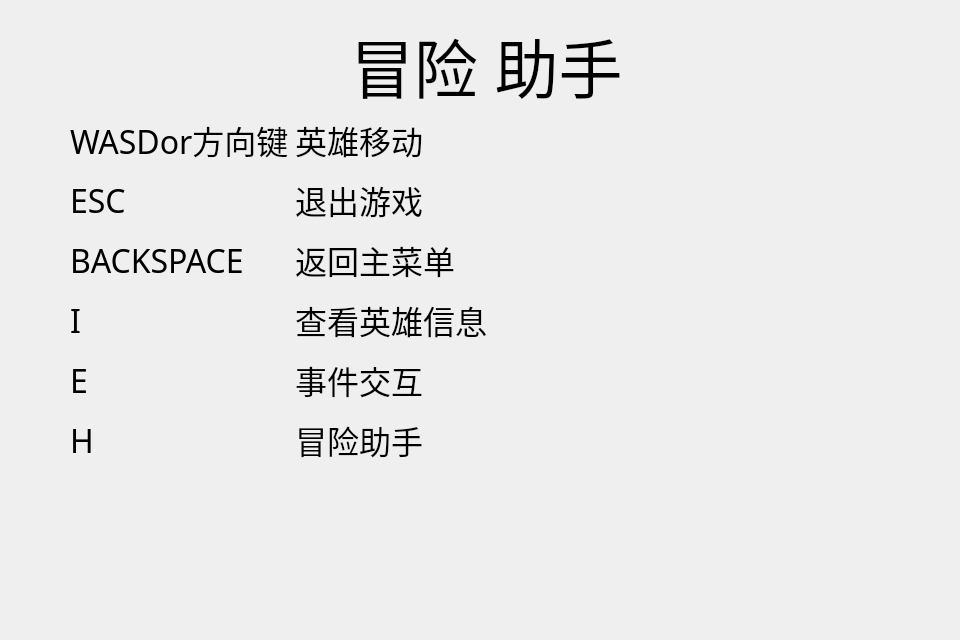
<?xml version="1.0" encoding="UTF-8"?>
<ui version="4.0">
 <class>helpWidget</class>
 <widget class="QWidget" name="helpWidget">
  <property name="geometry">
   <rect>
    <x>0</x>
    <y>0</y>
    <width>960</width>
    <height>640</height>
   </rect>
  </property>
  <property name="windowTitle">
   <string>Form</string>
  </property>
  <widget class="QLabel" name="helper">
   <property name="geometry">
    <rect>
     <x>350</x>
     <y>15</y>
     <width>300</width>
     <height>100</height>
    </rect>
   </property>
   <property name="font">
    <font>
     <family>方正姚体</family>
     <pointsize>48</pointsize>
    </font>
   </property>
   <property name="text">
    <string>冒险 助手</string>
   </property>
  </widget>
  <widget class="QLabel" name="label5_1">
   <property name="geometry">
    <rect>
     <x>70</x>
     <y>360</y>
     <width>220</width>
     <height>40</height>
    </rect>
   </property>
   <property name="font">
    <font>
     <family>方正姚体</family>
     <pointsize>24</pointsize>
    </font>
   </property>
   <property name="text">
    <string>E</string>
   </property>
  </widget>
  <widget class="QLabel" name="label5_2">
   <property name="geometry">
    <rect>
     <x>295</x>
     <y>360</y>
     <width>200</width>
     <height>40</height>
    </rect>
   </property>
   <property name="font">
    <font>
     <family>方正姚体</family>
     <pointsize>24</pointsize>
    </font>
   </property>
   <property name="text">
    <string>事件交互</string>
   </property>
  </widget>
  <widget class="QLabel" name="label4_1">
   <property name="geometry">
    <rect>
     <x>70</x>
     <y>300</y>
     <width>220</width>
     <height>40</height>
    </rect>
   </property>
   <property name="font">
    <font>
     <family>方正姚体</family>
     <pointsize>24</pointsize>
    </font>
   </property>
   <property name="text">
    <string>I</string>
   </property>
  </widget>
  <widget class="QLabel" name="label4_2">
   <property name="geometry">
    <rect>
     <x>295</x>
     <y>300</y>
     <width>200</width>
     <height>40</height>
    </rect>
   </property>
   <property name="font">
    <font>
     <family>方正姚体</family>
     <pointsize>24</pointsize>
    </font>
   </property>
   <property name="text">
    <string>查看英雄信息</string>
   </property>
  </widget>
  <widget class="QLabel" name="label3_1">
   <property name="geometry">
    <rect>
     <x>70</x>
     <y>240</y>
     <width>220</width>
     <height>40</height>
    </rect>
   </property>
   <property name="font">
    <font>
     <family>方正姚体</family>
     <pointsize>24</pointsize>
    </font>
   </property>
   <property name="text">
    <string>BACKSPACE</string>
   </property>
  </widget>
  <widget class="QLabel" name="label3_2">
   <property name="geometry">
    <rect>
     <x>295</x>
     <y>240</y>
     <width>200</width>
     <height>40</height>
    </rect>
   </property>
   <property name="font">
    <font>
     <family>方正姚体</family>
     <pointsize>24</pointsize>
    </font>
   </property>
   <property name="text">
    <string>返回主菜单</string>
   </property>
  </widget>
  <widget class="QLabel" name="label2_2">
   <property name="geometry">
    <rect>
     <x>295</x>
     <y>180</y>
     <width>200</width>
     <height>40</height>
    </rect>
   </property>
   <property name="font">
    <font>
     <family>方正姚体</family>
     <pointsize>24</pointsize>
    </font>
   </property>
   <property name="text">
    <string>退出游戏</string>
   </property>
  </widget>
  <widget class="QLabel" name="label2_1">
   <property name="geometry">
    <rect>
     <x>70</x>
     <y>180</y>
     <width>220</width>
     <height>40</height>
    </rect>
   </property>
   <property name="font">
    <font>
     <family>方正姚体</family>
     <pointsize>24</pointsize>
    </font>
   </property>
   <property name="text">
    <string>ESC</string>
   </property>
  </widget>
  <widget class="QLabel" name="label1_2">
   <property name="geometry">
    <rect>
     <x>295</x>
     <y>120</y>
     <width>200</width>
     <height>40</height>
    </rect>
   </property>
   <property name="font">
    <font>
     <family>方正姚体</family>
     <pointsize>24</pointsize>
    </font>
   </property>
   <property name="text">
    <string>英雄移动</string>
   </property>
  </widget>
  <widget class="QLabel" name="label1_1">
   <property name="geometry">
    <rect>
     <x>70</x>
     <y>120</y>
     <width>220</width>
     <height>40</height>
    </rect>
   </property>
   <property name="font">
    <font>
     <family>方正姚体</family>
     <pointsize>24</pointsize>
    </font>
   </property>
   <property name="text">
    <string>WASDor方向键</string>
   </property>
  </widget>
  <widget class="QLabel" name="label6_1">
   <property name="geometry">
    <rect>
     <x>70</x>
     <y>420</y>
     <width>220</width>
     <height>40</height>
    </rect>
   </property>
   <property name="font">
    <font>
     <family>方正姚体</family>
     <pointsize>24</pointsize>
    </font>
   </property>
   <property name="text">
    <string>H</string>
   </property>
  </widget>
  <widget class="QLabel" name="label5_3">
   <property name="geometry">
    <rect>
     <x>295</x>
     <y>420</y>
     <width>200</width>
     <height>40</height>
    </rect>
   </property>
   <property name="font">
    <font>
     <family>方正姚体</family>
     <pointsize>24</pointsize>
    </font>
   </property>
   <property name="text">
    <string>冒险助手</string>
   </property>
  </widget>
 </widget>
 <resources/>
 <connections/>
</ui>
